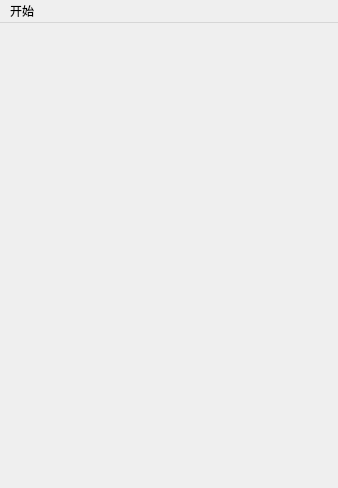
<?xml version="1.0" encoding="UTF-8"?>
<ui version="4.0">
 <class>MainScene</class>
 <widget class="QMainWindow" name="MainScene">
  <property name="geometry">
   <rect>
    <x>0</x>
    <y>0</y>
    <width>338</width>
    <height>488</height>
   </rect>
  </property>
  <property name="windowTitle">
   <string>MainScene</string>
  </property>
  <widget class="QWidget" name="centralwidget"/>
  <widget class="QMenuBar" name="menubar">
   <property name="geometry">
    <rect>
     <x>0</x>
     <y>0</y>
     <width>338</width>
     <height>21</height>
    </rect>
   </property>
   <widget class="QMenu" name="menu">
    <property name="title">
     <string>开始</string>
    </property>
    <addaction name="actionQuit"/>
   </widget>
   <addaction name="menu"/>
  </widget>
  <action name="actionQuit">
   <property name="text">
    <string>推出</string>
   </property>
  </action>
 </widget>
 <resources/>
 <connections/>
</ui>
